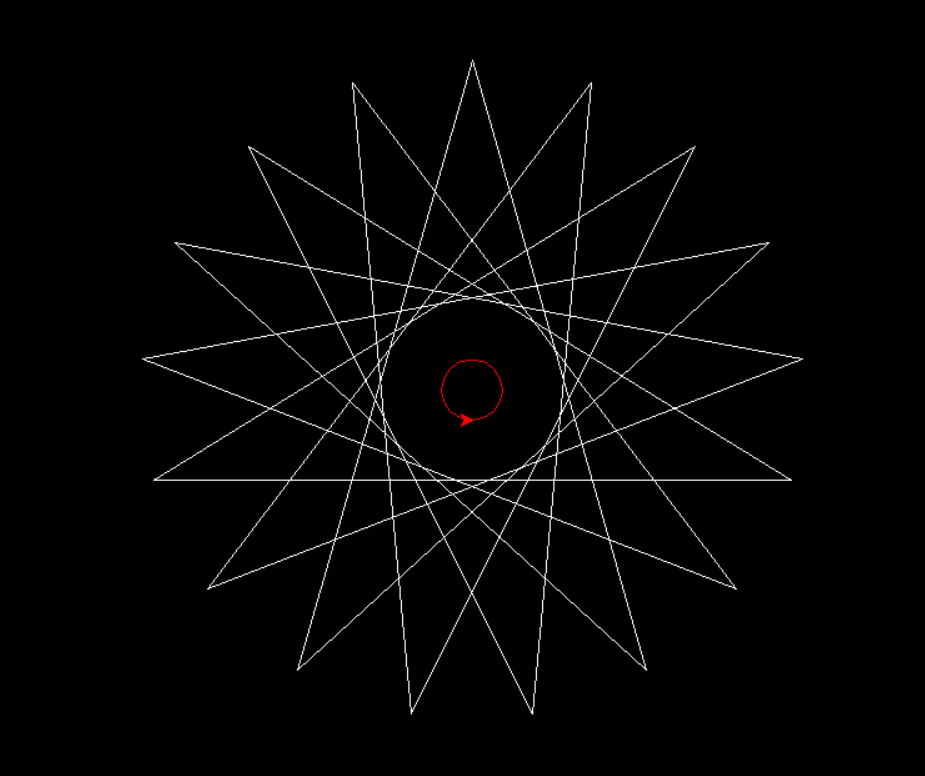

Python code for this plot:
import turtle
import math
import numpy as np

screen = turtle.Screen()
screen_width = screen.window_width()
screen_height = screen.window_height()
screen.setworldcoordinates(-screen_width // 2, 0, screen_width // 2, screen_height)
screen.title("Spiky Flower")
screen.bgcolor("black")

def setup_turtle(color="white"):
    t = turtle.Turtle()
    t.speed(3)
    t.color(color)
    t.penup()
    return t

def polygon(n, s):
    t = setup_turtle()
    coordinates = []
    if n >= 3:
        angle = 360 / n
        for i in range(n):
            coordinates.append(t.pos())
            t.forward(s)
            t.left(angle)
        t.hideturtle()
        return coordinates

def centroid(coordinates):
    # Finding Centroid
    x = sum(coord[0] for coord in coordinates) / len(coordinates)
    y = sum(coord[1] for coord in coordinates) / len(coordinates)
    return x, y

def polygram(coordinates,order):
    t = setup_turtle(color="white")
    n = len(coordinates)
    step = math.gcd(n,order)
    for i in range(step):
        start_index = i
        current_index = start_index
        t.penup()
        t.goto(coordinates[start_index])
        t.pendown()
        next_index = (current_index + order)
        while start_index != next_index:
            next_index = (current_index + order) % n
            t.goto(coordinates[next_index])
            current_index = next_index
    t.hideturtle()

def main():
    t = setup_turtle()
    screen = turtle.Screen()
    screen.title("Polygram Drawing")
    order = 7
    n = 17
    coords = polygon(n, 100)
    t.pendown()
    polygram(coords,order)
    x, y = centroid(coords)
    r = 25
    t.penup()
    t.goto(x, y-r)
    t.pendown()
    t.color("red")
    t.circle(r)
    screen.exitonclick()

if __name__ == "__main__":
    main()
